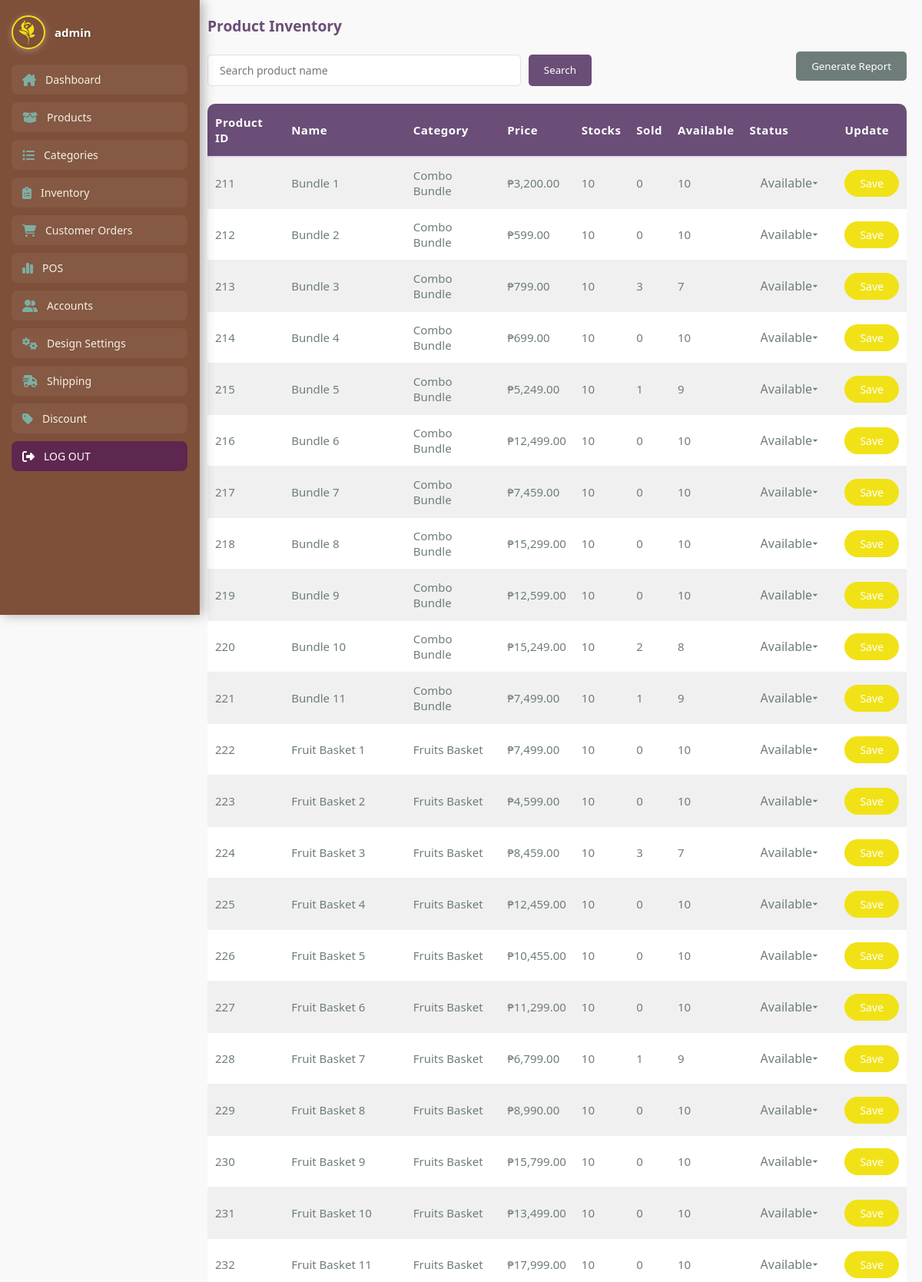
Page /php/product-inventory.php (upper part) on the committed database.
### tables this page shows
CREATE TABLE `product` (
  `id` int(11) NOT NULL,
  `name` varchar(255) NOT NULL,
  `image` varchar(255) NOT NULL,
  `category` varchar(255) NOT NULL,
  `qty` int(11) NOT NULL,
  `price` varchar(255) DEFAULT NULL,
  `category_id` int(11) DEFAULT NULL,
  `status` varchar(50) DEFAULT 'Available',
  `total_sold` int(11) DEFAULT 0,
  `available_stocks` int(11) DEFAULT 0
);

### php/product-inventory.php (the view, shortened to what this page needs)
<?php
include('admin-nav.php');
require 'connection.php';
$search = isset($_GET['searchProductName']) ? mysqli_real_escape_string($conn, $_GET['searchProductName']) : '';
$searchQuery = $search ? "WHERE name LIKE '%$search%'" : "";
$query = "
    SELECT p.*,
           IFNULL((SELECT SUM(oi.quantity) FROM order_items oi WHERE oi.product_name = p.name), 0) AS total_sold
    FROM product p
    $searchQuery
";
$result = mysqli_query($conn, $query);
?>
<!DOCTYPE html>
<html lang="en">
<head>
    <link rel="stylesheet" type="text/css" href="../css/product-inventory.css">
</head>
<body>
<div class="main-container">
    <div class="content-wrapper">
    <div class="all">
    <h1 class="text1">Product Inventory</h1>
    <div class="table-controls">
        <form method="GET" class="search-form">
            <input type="text" name="searchProductName" placeholder="Search product name" value="<?= htmlspecialchars($search) ?>" />
            <button class="btnSearch" type="submit">
                Search
            </button>
        </form>
        <button class="report-btn" onclick="window.location.href='inventory-report.php'">Generate Report</button>
    </div>
        <table cellspacing="0" cellpadding="10" class="viewTable">
            <tr>
                <th>Product ID</th>
                <th>Name</th>
                <th>Category</th>
                <th>Price</th>
                <th>Stocks</th>
                <th>Sold</th>
                <th>Available</th>
                <th>Status</th>
                <th>Update</th>
            </tr>
            <?php while ($row = mysqli_fetch_assoc($result)):
                $sold = $row['total_sold'];
                $stock = $row['qty'];
                $available = max(0, $stock - $sold);
            ?>
            <tr>
                <td><?= $row['id'] ?></td>
                <td><?= htmlspecialchars($row['name']) ?></td>
                <td><?= htmlspecialchars($row['category']) ?></td>
                <td>₱<?= number_format($row['price'], 2) ?></td>
                <td><?= $stock ?></td>
                <td><?= $sold ?></td>
                <td><?= $available ?></td>
                <td>
                    <form method="POST" style="display:flex;">
                        <select name="status" class="select-status">
                            <option value="Available" <?= $row['status'] == 'Available' ? 'selected' : '' ?>>Available</option>
                        </select>
                </td>
                <td><button class="blockbtn" type="submit">Save</button></form></td>
            </tr>
            <?php endwhile; ?>
        </table>
    </div>
    </div>
</body>
</html>

### php/admin-nav.php (shortened to what this page needs)
<?php
require 'connection.php';
if (isset($_GET["newUsername"])) {
    $newAdminName = $_GET["newUsername"];
} else {
    if (isset($_SESSION['adminUsername'])) {
        $newAdminName = $_SESSION['adminUsername'];
    } else {
        $result = mysqli_query($conn, "SELECT username FROM admin WHERE email = 'admin@gmail.com'");
        if ($result && $row = mysqli_fetch_assoc($result)) {
            $newAdminName = $row['username'];
        } else {
            $newAdminName = "ADMIN";
        }
    }
}
$result = mysqli_query($conn, "SELECT image FROM admin WHERE username = '$newAdminName'");
if ($result && $row = mysqli_fetch_assoc($result)) {
    $profile_picture = $row['image'];
} else {
    $profile_picture = "default_image.jpg";
}
?>
<!DOCTYPE html>
<html lang="en">
<head>
    <link rel="stylesheet" href="../css/admin-nav.css">
    <link rel="stylesheet" href="https://cdnjs.cloudflare.com/ajax/libs/font-awesome/6.4.2/css/all.min.css" />
</head>
<body>
<div class="sidebar">
  <div class="sidebar-content">
    <a href="admin-account.php?newUsername=<?php echo urlencode($newAdminName); ?>" class="admin-profile">
      <img src="<?php echo $profile_picture; ?>" alt="Admin Profile">
      <span><?php echo $newAdminName; ?></span>
    </a>
    <nav class="nav-links">
      <a href="admin-dashboard.php" class="nav-btn">
        <i class="fa-solid fa-house-chimney"></i>
        <span>Dashboard</span>
      </a>
      <a href="add-product.php" class="nav-btn">
        <i class="fa-solid fa-box-open"></i>
        <span>Products</span>
      </a>
      <a href="category-management.php" class="nav-btn">
        <i class="fa-solid fa-list"></i>
        <span>Categories</span>
      </a>
      <a href="product-inventory.php" class="nav-btn">
        <i class="fa-solid fa-clipboard-list"></i>
        <span>Inventory</span>
      </a>
      <a href="orders.php" class="nav-btn">
        <i class="fa-solid fa-cart-shopping"></i>
        <span>Customer Orders</span>
      </a>
      <a href="pos.php" class="nav-btn">
        <i class="fa-solid fa-chart-simple"></i>
        <span>POS</span>
      </a>
      <a href="unlock-user.php" class="nav-btn">
        <i class="fa-solid fa-user-group"></i>
        <span>Accounts</span>
      </a>
      <a href="customer-design-setting.php" class="nav-btn">
        <i class="fa-solid fa-gears"></i>
        <span>Design Settings</span>
      </a>
      <a href="crud-shipping.php" class="nav-btn">
        <i class="fa-solid fa-truck-fast"></i>
        <span>Shipping</span>
      </a>
      <a href="crud-discounts.php" class="nav-btn">
        <i class="fa-solid fa-tag"></i>
        <span>Discount</span>
      </a>
      <a href="customer-landing-page.php" class="nav-btn logout">
        <i class="fa-solid fa-right-from-bracket"></i>
        <span>LOG OUT</span>
      </a>
    </nav>
  </div>
</div>
</body>
</html>

### css/admin-nav.css (style rules this page uses)
:root { --primary-yellow: #f1e217; --earth-brown: #713e24; --white: #ffffff; --leaf-green: #a3c585; --lavender-gray: #cbb4d4; --deep-plum: #5e2750; --light-beige: #f5f0e1; --dusty-blue: #7daea3; }
.sidebar { width: 260px; height: 100vh; position: fixed; top: 0; left: 0; background: rgba(113, 62, 36, 0.9); backdrop-filter: blur(12px); border-right: 1px solid rgba(255, 255, 255, 0.08); padding: 20px 15px; box-shadow: 4px 0 15px rgba(0, 0, 0, 0.3); display: flex; flex-direction: column; z-index: 999; overflow: hidden; }
.admin-profile { display: flex; align-items: center; gap: 12px; margin-bottom: 20px; text-decoration: none; color: var(--white); transition: transform 0.3s ease; flex-shrink: 0; }
.admin-profile img { width: 44px; height: 44px; border-radius: 50%; object-fit: cover; border: 2px solid var(--primary-yellow); box-shadow: 0 2px 8px rgba(255, 255, 255, 0.3); }
.admin-profile span { font-size: 15px; font-weight: bold; white-space: nowrap; text-shadow: 1px 1px 2px rgba(0, 0, 0, 0.3); }
.nav-links { display: flex; flex-direction: column; gap: 10px; flex-grow: 1; justify-content: start; flex-wrap: nowrap; overflow: hidden; }
.nav-btn { display: flex; align-items: center; gap: 12px; padding: 10px 14px; background-color: rgba(255, 255, 255, 0.05); border-radius: 8px; color: var(--light-beige); font-weight: 500; position: relative; text-decoration: none; transition: all 0.3s ease; overflow: hidden; font-size: 14px; flex-shrink: 0; }
.nav-btn::before { content: ""; position: absolute; left: 0; top: 0; height: 100%; width: 4px; background-color: var(--primary-yellow); opacity: 0; transition: opacity 0.3s ease; }
.nav-btn i { font-size: 16px; color: var(--dusty-blue); }
.logout { background: var(--deep-plum); color: var(--white); }
.logout i { color: var(--white); }

### css/product-inventory.css (style rules this page uses)
:root { --floral-rose: #e89cae; --sage-green: #a8cbb7; --snow-white: #ffffff; --cloud-gray: #f0f0f0; --slate-gray: #6e7d7a; --rich-purple: #6a4e77; --light-lavender: #e9ddf0; --primary-yellow: #f1e217; --soft-shadow: rgba(106, 78, 119, 0.1); }
* { margin: 0; padding: 0; box-sizing: border-box; font-family: 'Segoe UI', Tahoma, Geneva, Verdana, sans-serif; }
body { background-color: #f9f9f9; color: #333; }
.main-container { display: flex; min-height: 100vh; width: 100%; }
.content-wrapper { margin-left: 250px; flex-grow: 1; padding: 20px; background-color: #f9f9f9; overflow-x: auto; }
.text1, .text4 { text-align: left; margin-bottom: 20px; color: var(--rich-purple); font-size: 1.2rem; font-weight: bold; }
.viewTable { width: 100%; border-collapse: separate; border-spacing: 0; background-color: var(--snow-white); border-radius: 10px; overflow: hidden; font-size: 15px; }
.viewTable th { background-color: var(--rich-purple); color: var(--snow-white); font-weight: bold; padding: 14px 10px; text-align: left; letter-spacing: 0.5px; border-bottom: 2px solid var(--light-lavender); }
.viewTable td { padding: 12px 10px; border-bottom: 1px solid var(--cloud-gray); color: var(--slate-gray); background-color: var(--snow-white); }
.viewTable tr:nth-child(even) td { background-color: var(--cloud-gray); }
.table-controls { display: flex; justify-content: space-between; align-items: center; flex-wrap: wrap; margin-bottom: 20px; }
.search-form { display: flex; gap: 10px; flex-grow: 1; max-width: 500px; }
.search-form input[type="text"] { flex-grow: 1; padding: 10px 15px; border: 1px solid var(--light-lavender); border-radius: 5px; background-color: var(--snow-white); font-size: 14px; }
.search-form .btnSearch { padding: 8px 20px; background-color: var(--rich-purple); color: white; border: none; border-radius: 5px; cursor: pointer; }
.report-btn { float: right; padding: 10px 20px; margin-bottom: 10px; background-color: var(--slate-gray); color: white; border: none; border-radius: 5px; cursor: pointer; }
.blockbtn { padding: 8px 20px; background-color: var(--primary-yellow); color: white; border: none; border-radius: 25px; cursor: pointer; font-size: 14px; }
.select-status { padding: 10px 14px; font-size: 1rem; border: 1px solid var(--border-color); border-radius: 8px; background-color: var(--bg-main); color: var(--text-main); appearance: none; background-repeat: no-repeat; background-position: right 10px center; background-size: 16px 16px; cursor: pointer; transition: border-color 0.3s, box-shadow 0.3s; width: 100%; max-width: 220px; }

### rows in the picture
product: id "211", name "Bundle 1", category "Combo Bundle", price "3,200.00", qty "10", sold "0", status "Available"
product: id "212", name "Bundle 2", category "Combo Bundle", price "599.00", qty "10", sold "0", status "Available"
product: id "213", name "Bundle 3", category "Combo Bundle", price "799.00", qty "10", sold "3", available "7", status "Available"
product: id "214", name "Bundle 4", category "Combo Bundle", price "699.00", qty "10", sold "0", status "Available"
product: id "215", name "Bundle 5", category "Combo Bundle", price "5,249.00", qty "10", sold "1", available "9", status "Available"
product: id "216", name "Bundle 6", category "Combo Bundle", price "12,499.00", qty "10", sold "0", status "Available"
product: id "217", name "Bundle 7", category "Combo Bundle", price "7,459.00", qty "10", sold "0", status "Available"
product: id "218", name "Bundle 8", category "Combo Bundle", price "15,299.00", qty "10", sold "0", status "Available"
product: id "219", name "Bundle 9", category "Combo Bundle", price "12,599.00", qty "10", sold "0", status "Available"
product: id "220", name "Bundle 10", category "Combo Bundle", price "15,249.00", qty "10", sold "2", available "8", status "Available"
product: id "221", name "Bundle 11", category "Combo Bundle", price "7,499.00", qty "10", sold "1", available "9", status "Available"
product: id "222", name "Fruit Basket 1", category "Fruits Basket", price "7,499.00", qty "10", sold "0", status "Available"
product: id "223", name "Fruit Basket 2", category "Fruits Basket", price "4,599.00", qty "10", sold "0", status "Available"
product: id "224", name "Fruit Basket 3", category "Fruits Basket", price "8,459.00", qty "10", sold "3", available "7", status "Available"
product: id "225", name "Fruit Basket 4", category "Fruits Basket", price "12,459.00", qty "10", sold "0", status "Available"
product: id "226", name "Fruit Basket 5", category "Fruits Basket", price "10,455.00", qty "10", sold "0", status "Available"
product: id "227", name "Fruit Basket 6", category "Fruits Basket", price "11,299.00", qty "10", sold "0", status "Available"
product: id "228", name "Fruit Basket 7", category "Fruits Basket", price "6,799.00", qty "10", sold "1", available "9", status "Available"
product: id "229", name "Fruit Basket 8", category "Fruits Basket", price "8,990.00", qty "10", sold "0", status "Available"
product: id "230", name "Fruit Basket 9", category "Fruits Basket", price "15,799.00", qty "10", sold "0", status "Available"
product: id "231", name "Fruit Basket 10", category "Fruits Basket", price "13,499.00", qty "10", sold "0", status "Available"
product: id "232", name "Fruit Basket 11", category "Fruits Basket", price "17,999.00", qty "10", sold "0", status "Available"

### other values in the picture
$newAdminName "admin"
